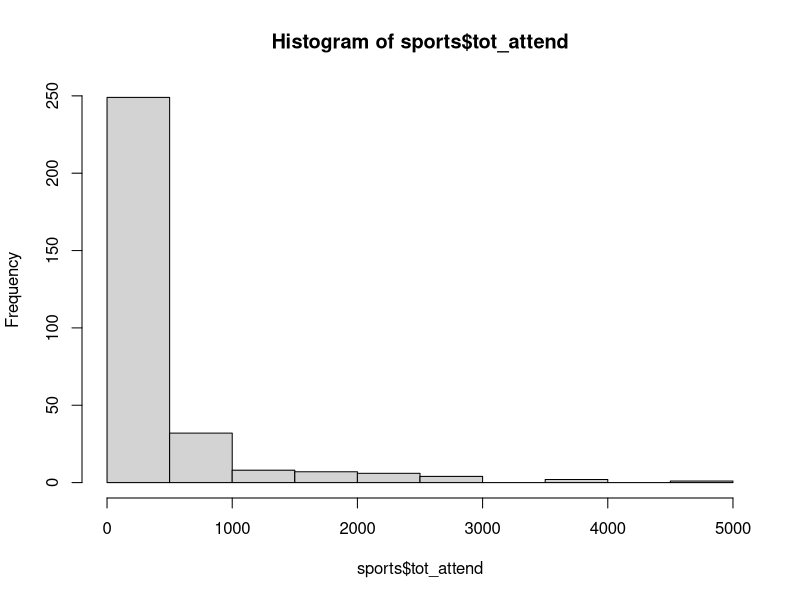
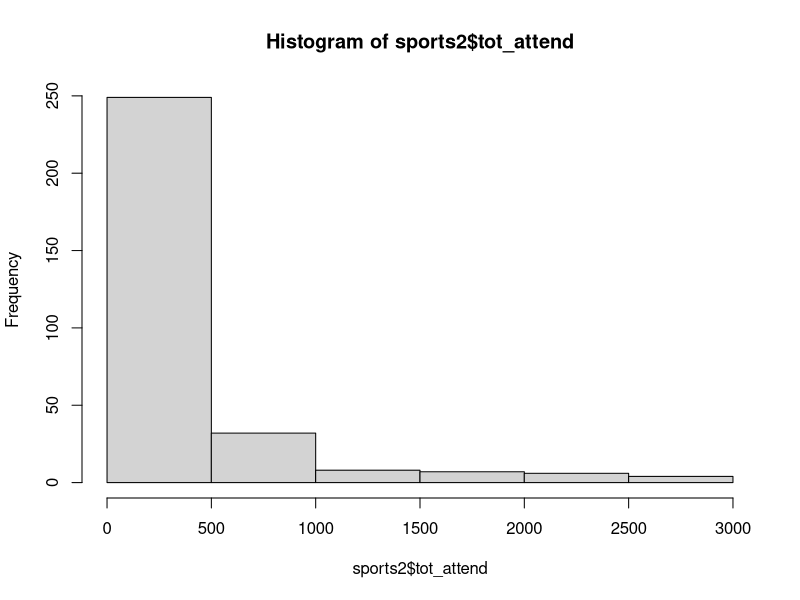
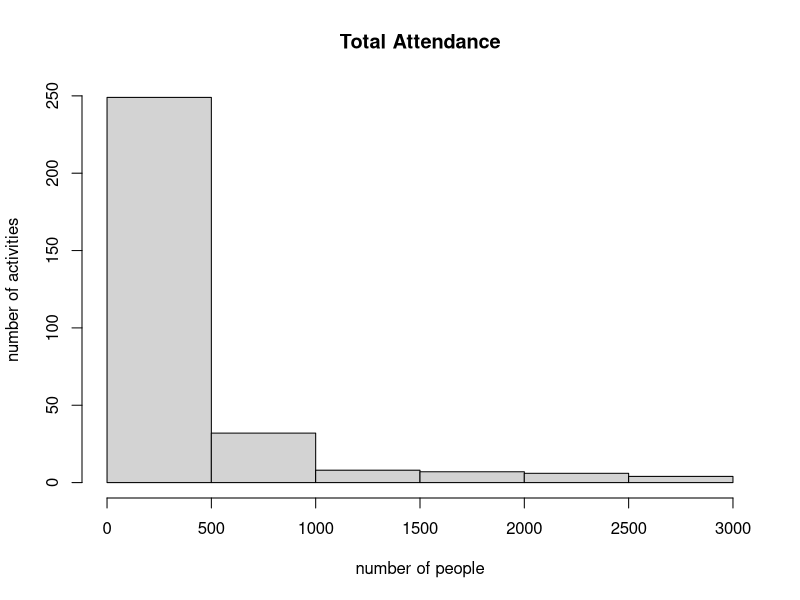
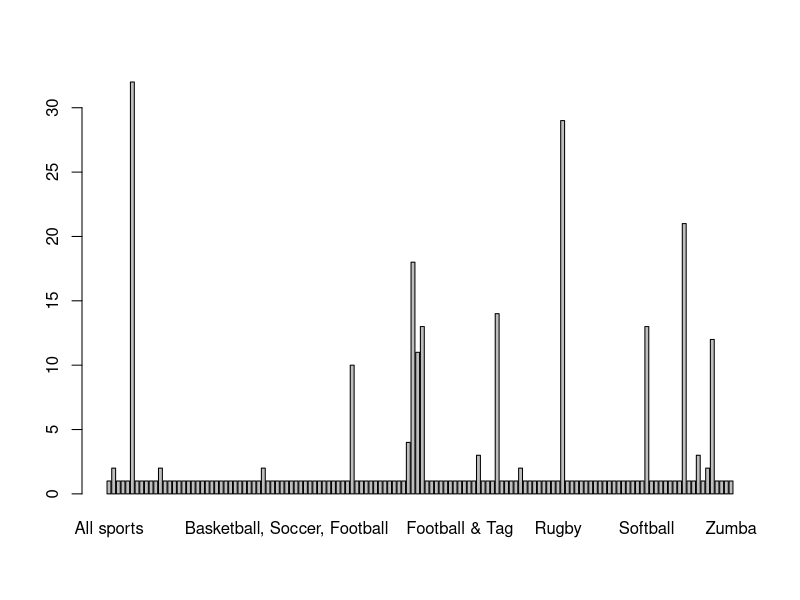
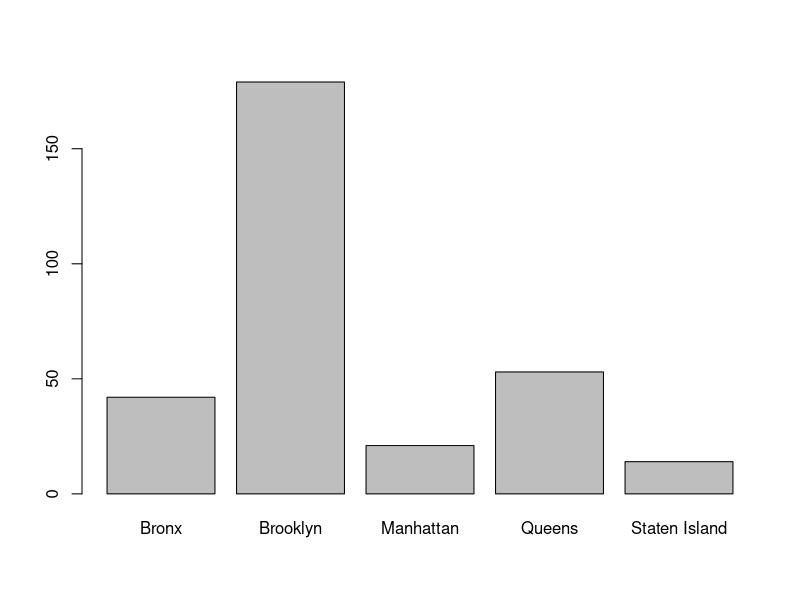
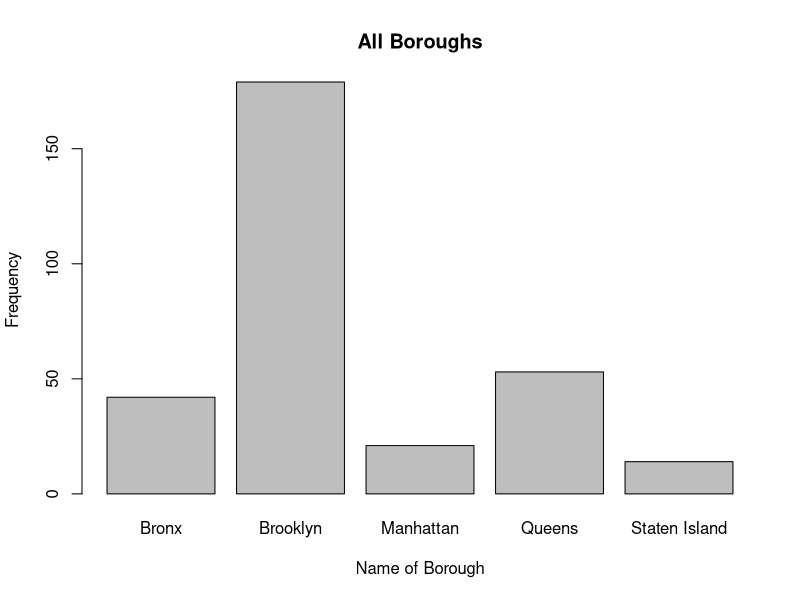
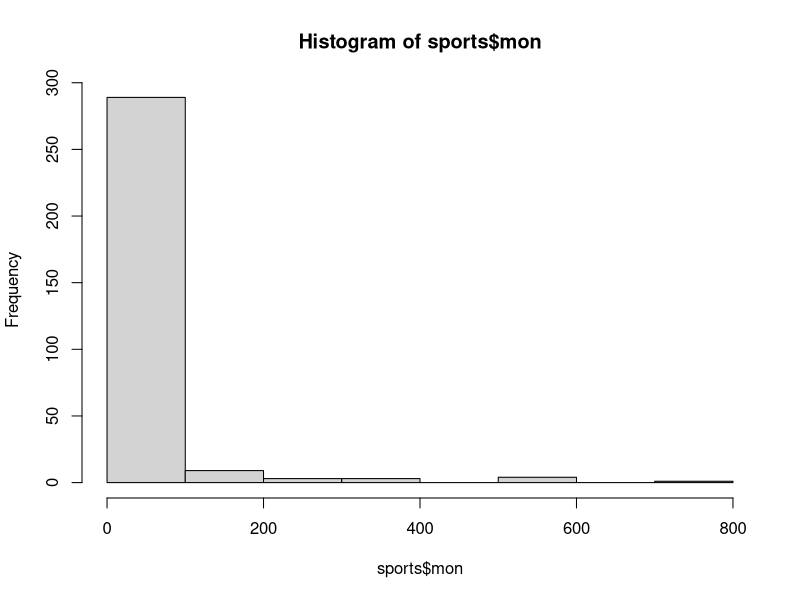
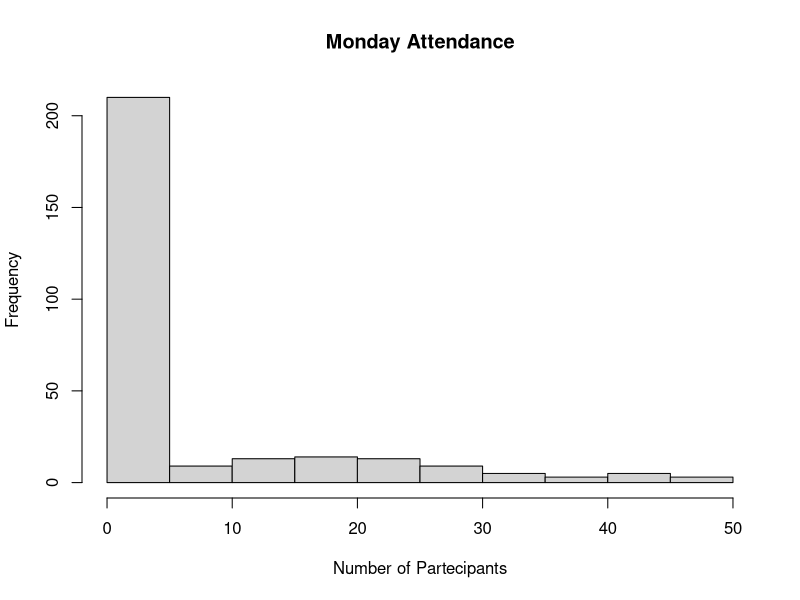

Write the R code that produced these figures, in order.
#I loaded the Summer_Sports_Experience data into variable "sports"
library(readr)
sports <- read_csv("Summer_Sports_Experience.csv")
View(sports)

#I changed the name of my columns into simpler names and i used dplyr to do so
library(dplyr)
sports<-sports%>%
rename(
borough="Borough Location",
park="Park Location",
games="Sports Played",
start="Week Start Date",
end="Week End Date",
sun="Sunday's Attendance",
mon="Monday's Attendance",
tue="Tuesday's Attendance",
wed="Wednesday's Attendance",
Thu="Thursday's Attendance",
fri="Friday's Attendance",
sat="Saturday's Attendance",
tot_attend="Attendance Sum"
)

#I check my data with the changes i made
sports

#I made a histogram of the tot_attend column and i relized that i had to crop it my x axes
hist(sports$tot_attend)

#I changed my x axes to calculate values <3000
sports2<-subset(sports,tot_attend<3000)
hist(sports2$tot_attend)

#Then I graphet again the histogram and I also added a title and i named my x and y axes 
hist(sports2$tot_attend,main = "Total Attendance", xlab="number of people", ylab="number of activities")

#here I made a baplot about the game column (which was supposed to show me all the frequency of all games)
# but, the plot was unclear i because of the many varieties of games played.
barplot(table(sports$games))

# the same here I made a barplot of the borough column
barplot(table(sports$borough))
#I gave a title to my plot and i named my x and y axes.
barplot(table(sports$borough),main="All Boroughs", ylab="Frequency",xlab="Name of Borough")

#here I ploted a histogram about my mon (monday)column
hist(sports$mon)
# I had to cut some of my data from mon column so to have a better shaped histogram 
sports2<-subset(sports, mon<50)
#I named my histogram plot of the mon column
hist(sports2$mon, main="Monday Attendance", xlab="Number of Partecipants", ylab="Frequency")

#I also made a barplot of the park column 
barplot(table(sports$park), main="Park Location", ylab="Frequency Played",xlab="Names of Park Location")

#I also calculated the mean, median, variance and standard deviation of the mon column
mean(sports$mon)
median(sports$mon)
var(sports$mon)
sd(sports$mon)

#Finally i calculated mean, median, variance and standard deviation of the tot_attend column
mean(sports$tot_attend)
median(sports$tot_attend)
var(sports$tot_attend)
sd(sports$tot_attend)
